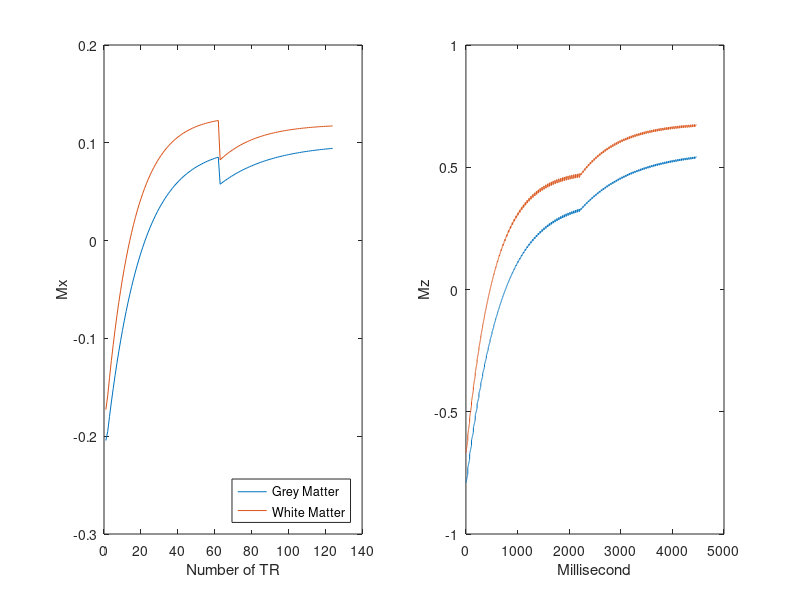

MATLAB code for this plot: (Note: this script raises an error after producing the figure.)
clc, clearvars, close all;

% update TR, , number of TR and flip angles
% add Mz_postInv_W formula

NumTR = 124; % 120 previously
TR = 36; % msec, 36 previously

Acq_Time = NumTR*TR;
MzG=zeros(1,Acq_Time); MzW=zeros(1,Acq_Time);
MxG=zeros(1,Acq_Time); MxW=zeros(1,Acq_Time);
FA=zeros(1,Acq_Time);
Flip_angle_1 = 15;  Flip_angle_2 = 10; % 10 and 20 previously
FA(1) = Flip_angle_1;

for i=TR + 1 : TR : Acq_Time/2
    FA(i) = Flip_angle_1;
    i = i + TR;
end

for i = Acq_Time/2 + 1 : TR : Acq_Time
    FA(i) = Flip_angle_2;
    i = i + TR;
end

T1G = 1800; T1W = 1100;
Mz_postInv_G = 1-(1-(-1))*exp(-200/T1G);
Mz_postInv_W = 1-(1-(-1))*exp(-200/T1W);

MzG(1)=Mz_postInv_G; MzW(1)=Mz_postInv_W;
MxG(1) = MzG(1) * sind(FA(1));
MxW(1) = MzW(1) * sind(FA(1));

% Gray matter calculation
increment = 1;
for i=2:length(MzG)
MzG(i) = 1-(1-(MzG(i-1)))*exp(-increment/T1G);

MxG(i) = MzG(i) * sind(FA(i));
MzG(i) = MzG(i) * cosd(FA(i));
end

% White matter calculation
for i=2:length(MzW)
MzW(i) = 1-(1-(MzW(i-1)))*exp(-increment/T1W);

MxW(i) = MzW(i) * sind(FA(i));
MzW(i) = MzW(i) * cosd(FA(i));
end

% Remove gaps from Mx graph
MxG_noGap = zeros(1,NumTR);
increment = 2;
MxG_noGap(1) = MxG(1);

for i=TR+1:TR:Acq_Time 
  
    MxG_noGap(increment) =  MxG(i);
    increment = increment +1 ;
  
end 

MxW_noGap = zeros(1,NumTR);
increment = 2;
MxW_noGap(1) = MxW(1);

for i=TR+1:TR:Acq_Time 
  
    MxW_noGap(increment) =  MxW(i);
    increment = increment +1 ;
  
end 
%Graph
subplot(1,2,1)
plot(1:length(MxG_noGap),MxG_noGap), xlabel('Number of TR'), ylabel('Mx')
hold on
plot(1:length(MxW_noGap),MxW_noGap), xlabel('Number of TR'), ylabel('Mx')
legend('Grey Matter', 'White Matter', 'Location', 'southeast' )


subplot(1,2,2)
plot(1:length(MzG),MzG), xlabel('Millisecond'), ylabel('Mz')
hold on
plot(1:length(MzW),MzW), xlabel('Millisecond'), ylabel('Mz')
hold on
yline(0)
legend('Grey Matter', 'White Matter', 'Location', 'southeast' )
